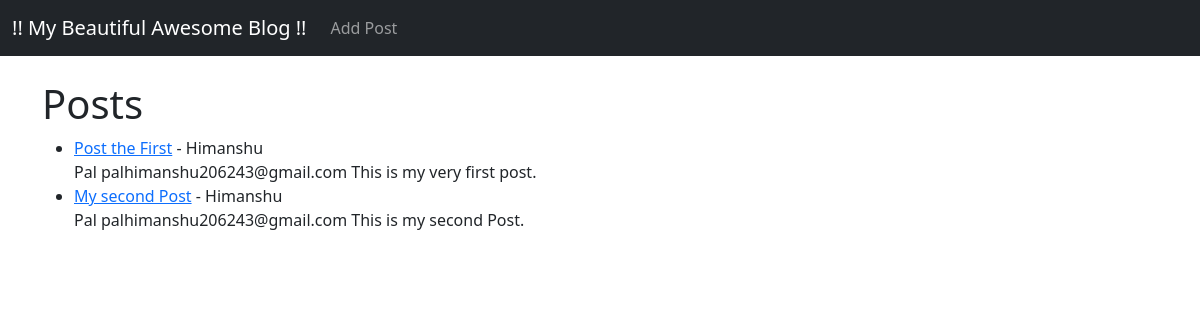
Before: / with the older database file.
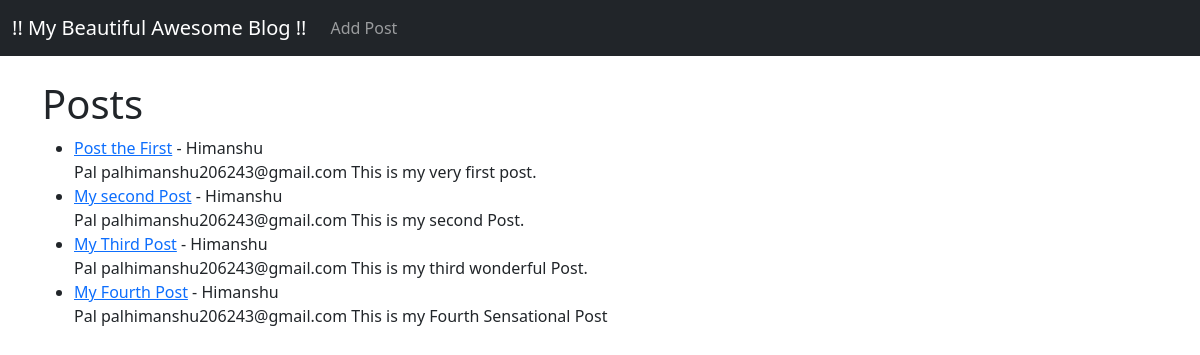
After: the same page with the newer database file.
### app/models.py (models this page shows, shortened)
class Post(models.Model):
    title = models.CharField(max_length=255)
    title_tag = models.CharField(max_length=255)
    author = models.ForeignKey(User,on_delete=models.CASCADE)
    body = models.TextField()

### app/views.py (the view)
# urls.py: path('',HomeView.as_view(),name="home"),
class HomeView(ListView):
    model = Post
    template_name = 'home.html'

### app/templates/home.html
{% extends 'base.html' %}
{% block content %}
        <h1>Posts</h1>
        <ul>
        {% for post in object_list %}
           <li><a href="{% url 'article-detail' post.pk %}">
           {{ post.title }}</a> - {{ post.author.first_name }}<br>
           {{ post.author.last_name }}
           {{ post.author.email }}
           {{ post.body }}
           </li>
        {% endfor %}
        </ul>
{% endblock %}

### app/templates/base.html (shortened to what this page needs)
<!doctype html>
<html lang="en">
  <head>
    <link href="https://cdn.jsdelivr.net/npm/bootstrap@5.3.2/dist/css/bootstrap.min.css" rel="stylesheet">
  </head>
  <body>
    <nav class="navbar navbar-expand-lg navbar-dark bg-dark">
      <div class="container-fluid">
        <a class="navbar-brand" href="{% url "home" %}">!! My Beautiful Awesome Blog !!</a>
        <div class="collapse navbar-collapse" id="navbarSupportedContent">
          <ul class="navbar-nav me-auto mb-2 mb-lg-0">
            <li class="nav-item">
              <a class="nav-link" href="{% url 'add_post' %}">Add Post</a>
            </li>
          </ul>
        </div>
      </div>
    </nav>
    <br>
    <div class="container">
        {% block content %}
        {% endblock %}
    </div>
  </body>
</html>

Changed rows visible on the page:
added Post: title "My Third Post", author.first_name "Himanshu", author.last_name "Pal", author.email "palhimanshu206243@gmail.com", body "This is my third wonderful Post."
added Post: title "My Fourth Post", author.first_name "Himanshu", author.last_name "Pal", author.email "palhimanshu206243@gmail.com", body "This is my Fourth Sensational Post"
